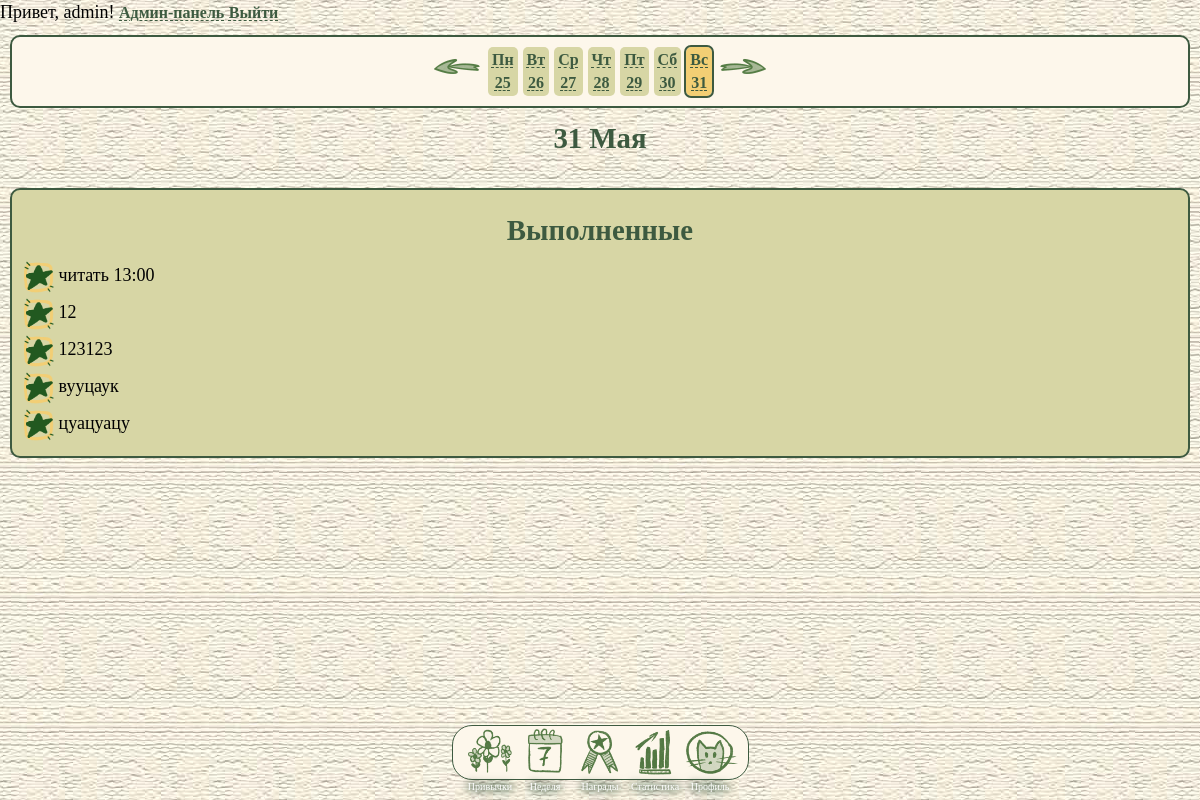
Screenshot of /week (signed in) with the database file from the repository.
### app/models.py (models this page shows, shortened)
class User(UserMixin, db.Model):
    __tablename__ = 'users'
    id = db.Column(db.Integer, primary_key=True)
    email = db.Column(db.String(120), unique=True, nullable=False)
    username = db.Column(db.String(80), nullable=False)
    password_hash = db.Column(db.String(255), nullable=False)
    avatar_url = db.Column(db.String(255), nullable=True)
    experience = db.Column(db.Integer, default=0, nullable=False)
    days_streak = db.Column(db.Integer, default=0, nullable=False)
    created_at = db.Column(db.DateTime, default=datetime.utcnow, nullable=False)
    is_admin = db.Column(db.Boolean, default=False, nullable=False)
    habits = db.relationship('Habit', backref='user', lazy=True, cascade='all, delete-orphan')
    habit_logs = db.relationship('HabitLog', backref='user', lazy=True, cascade='all, delete-orphan')
    user_rewards = db.relationship('UserReward', backref='user', lazy=True, cascade='all, delete-orphan')
    user_weekly_rewards = db.relationship('UserWeeklyReward', backref='user', lazy=True, cascade='all, delete-orphan')

class Habit(db.Model):
    __tablename__ = 'habits'
    id = db.Column(db.Integer, primary_key=True)
    user_id = db.Column(db.Integer, db.ForeignKey('users.id'), nullable=False)
    title = db.Column(db.String(120), nullable=False)
    description = db.Column(db.Text, nullable=True)
    icon = db.Column(db.String(255), default='star', nullable=True)  # путь к картинке или 'star'
    frequency = db.Column(db.String(20), nullable=False)  # 'daily' / 'weekly'
    target_days = db.Column(JSON, nullable=True)  # list[int], напр. [1, 3, 5]
    reminder_time = db.Column(db.Time, nullable=True)
    color = db.Column(db.String(20), default='#4CAF50', nullable=False)
    is_active = db.Column(db.Boolean, default=True, nullable=False)
    created_at = db.Column(db.DateTime, default=datetime.utcnow, nullable=False)
    logs = db.relationship('HabitLog', backref='habit', lazy=True, cascade='all, delete-orphan')

### app/routes.py (the view)
@main.route('/week')
@login_required
def week():
    offset = request.args.get('offset', 0, type=int)
    today = date.today()
    monday = today - timedelta(days=today.weekday()) + timedelta(weeks=offset)
    sunday = monday + timedelta(days=6)
    default_sel = today.weekday() if monday <= today <= sunday else 0
    sel = request.args.get('day', default_sel, type=int)
    if sel < 0 or sel > 6:
        sel = default_sel
    user_habits = Habit.query.filter_by(user_id=current_user.id, is_active=True).all()
    week_logs = HabitLog.query.filter(
        HabitLog.user_id == current_user.id,
        HabitLog.is_done.is_(True),
        HabitLog.log_date >= monday,
        HabitLog.log_date <= sunday,
    ).all()
    done_set = {(log.habit_id, log.log_date) for log in week_logs}
    days = []
    for i in range(7):
        d = monday + timedelta(days=i)
        iso_dow = i + 1  # 1=Пн ... 7=Вс
        scheduled = [h for h in user_habits if _habit_scheduled_on(h, d, iso_dow)]
        scheduled.sort(key=lambda h: (h.reminder_time is None, h.reminder_time))
        pending, done = [], []
        for h in scheduled:
            (done if (h.id, d) in done_set else pending).append(h)
        days.append({
            'index': i,
            'date': d,
            'date_iso': d.isoformat(),
            'name': DAY_NAMES[i],
            'day_num': d.day,
            'label': f'{d.day} {MONTHS_GEN[d.month - 1].capitalize()}',
            'is_today': d == today,
            'is_selected': i == sel,
            'pending': pending,
            'done': done,
        })
    return render_template(
        'week.html',
        days=days,
        offset=offset,
        selected_index=sel,
    )

### app/models.py (called while the page is built)
@login_manager.user_loader
def load_user(user_id: str):
    return User.query.get(int(user_id))

### app/routes.py (called while the page is built)
def _habit_scheduled_on(habit, day: date, iso_dow: int) -> bool:
    if day < habit.created_at.date():
        return False
    if habit.frequency == 'daily':
        return True
    if habit.frequency == 'weekly' and habit.target_days:
        return iso_dow in habit.target_days
    return False

### app/templates/week.html (shortened to what this page needs)
{% extends "base.html" %}
{% macro habit_row(habit, done, day, offset) %}
<form class="week-toggle-form" method="POST"
      action="{{ url_for('main.habit_toggle', habit_id=habit.id) }}">
    <label class="week-habit {% if done %}is-done{% endif %}">
        <span class="week-habit-mark" aria-hidden="true"></span>
        <span class="week-habit-title">{{ habit.title }}</span>
        {% if habit.reminder_time %}
        <span class="week-habit-time">{{ habit.reminder_time.strftime('%H:%M') }}</span>
        {% endif %}
    </label>
</form>
{% endmacro %}
{% block content %}
<section class="week-page">
    <div class="week-strip">
        <a class="week-arrow week-arrow-prev" href="{{ url_for('main.week', offset=offset - 1) }}"><img src="{{ url_for('static', filename='images/arrows/arrow_l.PNG')}}" alt="arrow left"></a>
        {% for day in days %}
        <a class="week-day-btn {% if day.is_selected %}is-selected{% endif %} {% if day.is_today %}is-today{% endif %}"
           data-day="{{ day.index }}"
           data-label="{{ day.label }}"
           href="{{ url_for('main.week', offset=offset, day=day.index) }}">
            <div class="week-day-btn-name">{{ day.name }}</div>
            <div class="week-day-btn-num">{{ day.day_num }}</div>
        </a>
        {% endfor %}
        <a class="week-arrow week-arrow-next" href="{{ url_for('main.week', offset=offset + 1) }}"><img src="{{ url_for('static', filename='images/arrows/arrow_r.PNG')}}" alt="arrow right"></a>
    </div>
    <h1 class="week-selected-date">
        {% for day in days if day.is_selected %}{{ day.label }}{% endfor %}
    </h1>
    {% for day in days %}
    <div class="week-day-panel" data-day="{{ day.index }}" {% if not day.is_selected %}hidden{% endif %}>
        {% if day.done %}
        <div class="week-done">
            <h1 class="week-done-title">Выполненные</h1>
            {% for habit in day.done %}
                {{ habit_row(habit, true, day, offset) }}
            {% endfor %}
        </div>
        {% endif %}
    </div>
    {% endfor %}
</section>
{% endblock %}

### app/templates/base.html (shortened to what this page needs)
<!DOCTYPE html>
<html lang="en">
<head>
    <link rel="stylesheet" href="{{ url_for('static', filename='css/style.css') }}">
    <link rel="stylesheet" href="{{ url_for('static', filename='css/habits.css') }}">
    <link rel="stylesheet" href="{{ url_for('static', filename='css/reg_auth.css') }}">
    <link rel="stylesheet" href="{{ url_for('static', filename='css/week.css') }}">
    <link rel="stylesheet" href="{{ url_for('static', filename='css/rewards.css') }}">
    <link rel="stylesheet" href="{{ url_for('static', filename='css/stat.css') }}">
</head>
<body>
    <header id="auth-bar">
        {% if current_user.is_authenticated %}
            <span>Привет, {{ current_user.username }}!</span>
            {% if current_user.is_admin %}
                <a href="{{ url_for('admin.dashboard') }}">Админ-панель</a>
            {% endif %}
            <a href="{{ url_for('auth.logout') }}">Выйти</a>
        {% else %}
            <a href="{{ url_for('auth.login') }}">Войти</a>
            <a href="{{ url_for('auth.register') }}">Регистрация</a>
        {% endif %}
    </header>
    <main>
        {% block content %}{% endblock %}
    </main>
<div id="main-menu">
    <div id="dock">
        <a href="{{ url_for('main.habits') }}">
            <div class="dock-button">
                <img src="{{ url_for('static', filename='images/dock/habits_icon.png') }}" alt="">
                <p>Привычки</p>
            </div>
        </a>
        <a href="{{ url_for('main.week') }}">
            <div class="dock-button">
                <img src="{{ url_for('static', filename='images/dock/week_icon.png') }}" alt="">
                <p>Неделя</p>
            </div>
        </a>
        <a href="{{ url_for('main.rewards') }}">
            <div class="dock-button">
                <img src="{{ url_for('static', filename='images/dock/achievements_icon.png') }}" alt="">
                <p>Награды</p>
            </div>
        </a>
        <a href="{{ url_for('main.statistics') }}">
            <div class="dock-button">
                <img src="{{ url_for('static', filename='images/dock/statistics_icon.png') }}" alt="">
                <p>Статистика</p>
            </div>
        </a>
        <a href="{{ url_for('main.profile') }}">
            <div class="dock-button">
                <img src="{{ url_for('static', filename='images/dock/user_icon.png') }}" alt="">
                <p>Профиль</p>
            </div>
        </a>
    </div>
</div>
</body>
</html>

### app/static/css/style.css (style rules this page uses)
:root { --dark-green: #3d5a40; --light-green: #d7d6a5; --mid-beige: #f2ce74; --dark-green-transp: #28462783; --light-beige: #fdf7eb; --dock-height: 75px; --btn-font-size: 1rem; }
* { margin: 0; padding: 0; box-sizing: border-box; }
html { min-height: 100%; background-color: var(--light-beige); background-image: url("../images/backgrounds/cloth064.jpg"); background-position: center; }
body { min-height: 100vh; background: transparent; font-family: "Raleway"; line-height: 1.4; font-size: 18px; }
p { font-size: 1rem; font-weight: 500; }
a { font-size: 1rem; font-weight: 600; color: var(--dark-green); text-decoration-line: underline; text-decoration-style: dashed; text-decoration-thickness: 1px; text-underline-offset: 2px; }
h1 { font-family: "Raleway-Italic"; color: var(--dark-green); font-size: 1.8rem; font-weight: 700; }
main { padding: 10px; padding-bottom: calc(var(--dock-height) + 20px); }
#main-menu { z-index: 100; width: 100%; position: fixed; bottom: 20px; }
#dock { margin: auto; padding: 0 10px 0 10px; height: 55px; width: max-content; display: flex; justify-content: center; align-items: flex-end; background-color: var(--light-beige); border: 1px solid var(--dark-green); border-radius: 20px; }
.dock-button { height: 55px; width: 55px; transition: all ease 0.2s; }
.dock-button p { margin-top: -5px; font-size: 10px; text-align: center; color: white; filter: drop-shadow(0 0 3px var(--dark-green)) drop-shadow(0 0 5px var(--dark-green)); }
#dock a { text-decoration: none; }
.dock-button img { width: 100%; }

### app/static/css/reg_auth.css (style rules this page uses)
label { margin-bottom: 10px; }

### app/static/css/week.css (style rules this page uses)
.week-strip { display: flex; flex-direction: row; justify-content: center; align-items: center; gap: 5px; padding: 10px; background-color: var(--light-beige); border-radius: 10px; border: 2px solid var(--dark-green); }
.week-day-btn { text-align: center; padding: 2px 4px; border-radius: 5px; background-color: var(--light-green); }
.week-day-btn.is-today { background-color: var(--mid-beige); }
.week-day-btn.is-selected { outline: 2px solid var(--dark-green); }
.week-selected-date { text-align: center; margin: 10px; }
.week-done-title { text-align: center; margin: 10px; }
.week-done { background-color: var(--light-green); border-radius: 10px; border: 2px solid var(--dark-green); padding: 10px; }
.week-done .week-toggle-form { margin-bottom: 5px; }
.week-habit-mark { display: inline-block; width: 32px; height: 32px; background-image: url("../images/checkbox/checkbox.png"); background-size: contain; background-repeat: no-repeat; background-position: center; cursor: pointer; vertical-align: middle; }
.week-habit-check:checked ~ .week-habit-mark { background-image: url("../images/checkbox/checkbox_done.png"); }
.week-arrow img { width: 50px; }

### rows the page displays
User: username "admin"
Habit: title "читать", reminder_time "13:00"
Habit: title "12"
Habit: title "123123"
Habit: title "вууцаук"
Habit: title "цуацуацу"

### other values shown
{{ day.name }} "Пн" "Вт" "Ср" "Чт" "Пт" "Сб" "Вс"
{{ day.day_num }} "25" "26" "27" "28" "29" "30" "31"
{{ day.label }} "31 Мая"
